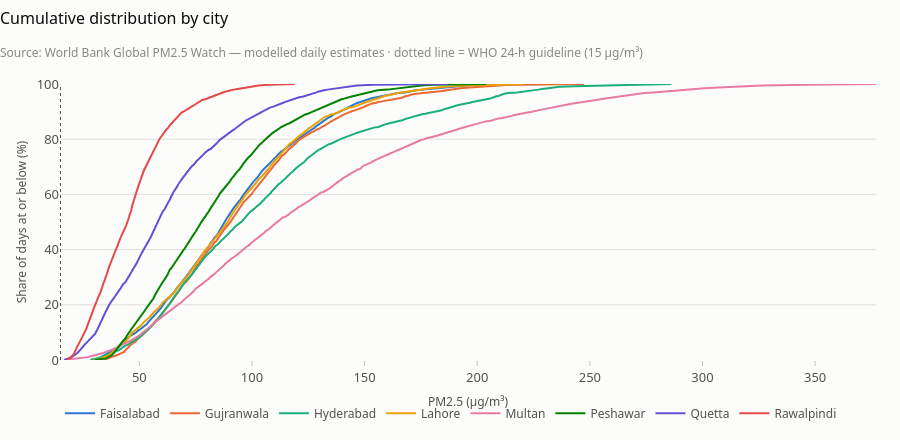

The notebook cell saved with this chart:
### Code cell
charts.ecdf_chart(d)

### Figure 1 — Plotly figure (JSON) as saved in the notebook; plotly's stock layout.template omitted (floating-point values rounded to 4 significant figures; data arrays with more than 128 entries replaced by an {"elided": "..."} marker saying what was removed)
{"data": [{"hovertemplate": "<b>Faisalabad</b><br>%{y:.0f} % of days ≤ %{x:.1f} µg/m³<extra></extra>", "line": {"color": "#2a78d6", "width": 2}, "mode": "lines", "name": "Faisalabad", "type": "scatter", "x": {"elided": "400 float values"}, "y": {"elided": "400 float values"}}, {"hovertemplate": "<b>Gujranwala</b><br>%{y:.0f} % of days ≤ %{x:.1f} µg/m³<extra></extra>", "line": {"color": "#eb6834", "width": 2}, "mode": "lines", "name": "Gujranwala", "type": "scatter", "x": {"elided": "400 float values"}, "y": {"elided": "400 float values"}}, {"hovertemplate": "<b>Hyderabad</b><br>%{y:.0f} % of days ≤ %{x:.1f} µg/m³<extra></extra>", "line": {"color": "#1baf7a", "width": 2}, "mode": "lines", "name": "Hyderabad", "type": "scatter", "x": {"elided": "400 float values"}, "y": {"elided": "400 float values"}}, {"hovertemplate": "<b>Lahore</b><br>%{y:.0f} % of days ≤ %{x:.1f} µg/m³<extra></extra>", "line": {"color": "#eda100", "width": 2}, "mode": "lines", "name": "Lahore", "type": "scatter", "x": {"elided": "400 float values"}, "y": {"elided": "400 float values"}}, {"hovertemplate": "<b>Multan</b><br>%{y:.0f} % of days ≤ %{x:.1f} µg/m³<extra></extra>", "line": {"color": "#e87ba4", "width": 2}, "mode": "lines", "name": "Multan", "type": "scatter", "x": {"elided": "400 float values"}, "y": {"elided": "400 float values"}}, {"hovertemplate": "<b>Peshawar</b><br>%{y:.0f} % of days ≤ %{x:.1f} µg/m³<extra></extra>", "line": {"color": "#008300", "width": 2}, "mode": "lines", "name": "Peshawar", "type": "scatter", "x": {"elided": "400 float values"}, "y": {"elided": "400 float values"}}, {"hovertemplate": "<b>Quetta</b><br>%{y:.0f} % of days ≤ %{x:.1f} µg/m³<extra></extra>", "line": {"color": "#6250d6", "width": 2}, "mode": "lines", "name": "Quetta", "type": "scatter", "x": {"elided": "400 float values"}, "y": {"elided": "400 float values"}}, {"hovertemplate": "<b>Rawalpindi</b><br>%{y:.0f} % of days ≤ %{x:.1f} µg/m³<extra></extra>", "line": {"color": "#e34948", "width": 2}, "mode": "lines", "name": "Rawalpindi", "type": "scatter", "x": {"elided": "400 float values"}, "y": {"elided": "400 float values"}}], "layout": {"height": 440, "shapes": [{"line": {"color": "#52514e", "dash": "dot", "width": 1}, "type": "line", "x0": 15.0, "x1": 15.0, "xref": "x", "y0": 0, "y1": 1, "yref": "y domain"}], "showlegend": true, "title": {"subtitle": {"text": "Source: World Bank Global PM2.5 Watch — modelled daily estimates · dotted line = WHO 24-h guideline (15 µg/m³)"}, "text": "Cumulative distribution by city"}, "xaxis": {"title": {"text": "PM2.5 (µg/m³)"}}, "yaxis": {"range": [0, 100], "title": {"text": "Share of days at or below (%)"}}}}
